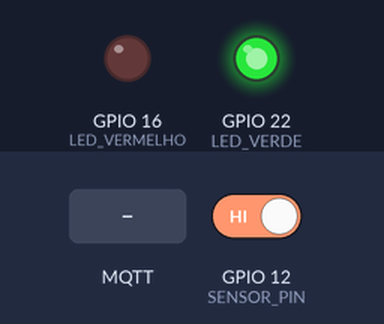
This sketch was run on a simulated ESP32. Parts: output pins drawn as LEDs (lit = HIGH). The inputs (shaded band) are chosen by the test bench; at power-on: GPIO 12 (SENSOR_PIN) HIGH. WiFi joins after 1.5 s; servers stay silent unless stated; random numbers use the default seed unless the sketch sets one; no MQTT or app messages arrive unless stated; what the sketch prints to the serial monitor is not drawn.

Above: at 2.7 s.
2.8 s: GPIO 12 (SENSOR_PIN) driven LOW
At 4.0 s:
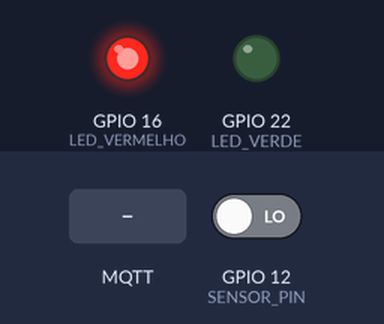
5.8 s: MQTT message "LED_VERMELHO_OFF" arrives on the first subscribed topic
At 7.0 s:
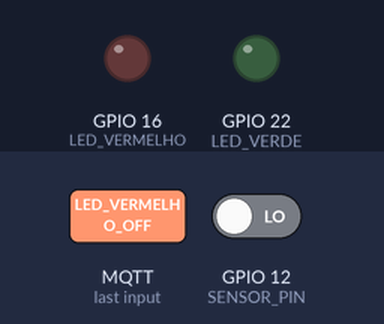
7.3 s: GPIO 12 (SENSOR_PIN) driven HIGH
At 8.3 s:
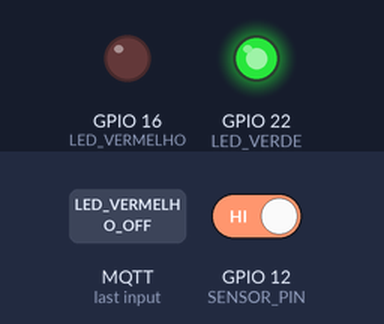
8.8 s: MQTT message "LED_VERMELHO_ON" arrives on the first subscribed topic
At 10.2 s:
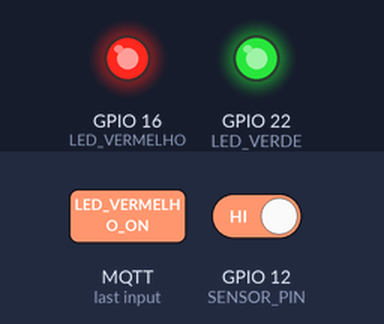
Timing chart, 0 to 11.3 s (numbered marks = the images above; inputs shaded):
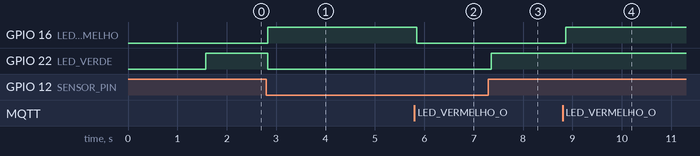

Measured:
- after the input at 2.8 s, GPIO 16 (LED_VERMELHO): LOW → HIGH at once; GPIO 22 (LED_VERDE): HIGH → LOW at once
- after the input at 5.8 s, GPIO 16 (LED_VERMELHO): HIGH → LOW after 0.05 s
- after the input at 7.3 s, GPIO 22 (LED_VERDE): LOW → HIGH after 0.06 s
- after the input at 8.8 s, GPIO 16 (LED_VERMELHO): LOW → HIGH after 0.07 s

The sketch:

estacionamento_iot.ino
```cpp
#include <WiFi.h>
#include <PubSubClient.h>

// Configurações de Rede
const char* ssid = "Wokwi-GUEST";
const char* password = "";

// Configurações do Broker MQTT Público
const char* mqtt_server = "broker.hivemq.com";
const char* topic_publish = "cidade/mobilidade/estacionamento/vaga01";
const char* topic_subscribe = "cidade/mobilidade/estacionamento/vaga01/cmd";

// Pinos dos Periféricos
const int SENSOR_PIN = 12;
const int LED_VERDE = 22;
const int LED_VERMELHO = 16;

WiFiClient espClient;
PubSubClient client(espClient);

int ultimoEstado = -1;
unsigned long tempoInicioOcupado = 0;


void callback(char* topic, byte* payload, unsigned int length) {
  Serial.println("\n--------------------------------------------");
  Serial.print("📥 Mensagem MQTT Recebida no Tópico: ");
  Serial.println(topic);

  String mensagem = "";
  for (int i = 0; i < length; i++) {
    mensagem += (char)payload[i];
  }
  Serial.print("💬 Conteúdo do Comando: ");
  Serial.println(mensagem);

  if (mensagem == "LED_VERMELHO_ON") {
    digitalWrite(LED_VERMELHO, HIGH);
    Serial.println("⚙️ Ação: LED Vermelho ativado via comando remoto MQTT.");
  } else if (mensagem == "LED_VERMELHO_OFF") {
    digitalWrite(LED_VERMELHO, LOW);
    Serial.println("⚙️ Ação: LED Vermelho desativado via comando remoto MQTT.");
  }
  Serial.println("--------------------------------------------\n");
}

void setup_wifi() {
  delay(10);
  Serial.println("\n============================================");
  Serial.print("📡 Inicializando Conexão Wi-Fi: ");
  Serial.println(ssid);
  WiFi.begin(ssid, password);

  while (WiFi.status() != WL_CONNECTED) {
    delay(500);
    Serial.print(".");
  }
  Serial.println("\n✅ Wi-Fi conectado com sucesso!");
  Serial.print("📍 Endereço IP do ESP32: ");
  Serial.println(WiFi.localIP());
  Serial.println("============================================\n");
}

void reconnect() {
  while (!client.connected()) {
    Serial.print("🔄 Tentando estabelecer conexão MQTT com o Broker... ");
    String clientId = "ESP32Client-Vaga01-" + String(random(0, 9999));

    if (client.connect(clientId.c_str())) {
      Serial.println("✅ Conectado!");
      client.subscribe(topic_subscribe);
      Serial.print("📌 Inscrito com sucesso no tópico: ");
      Serial.println(topic_subscribe);
    } else {
      Serial.print("❌ Falhou. Código de erro (rc)=");
      Serial.print(client.state());
      Serial.println(" | Nova tentativa em 5 segundos.");
      delay(5000);
    }
  }
}

void setup() {
  Serial.begin(115200);
  pinMode(SENSOR_PIN, INPUT);
  pinMode(LED_VERDE, OUTPUT);
  pinMode(LED_VERMELHO, OUTPUT);

  setup_wifi();
  client.setServer(mqtt_server, 1883);
  client.setCallback(callback);
}

void loop() {
  if (!client.connected()) {
    reconnect();
  }
  client.loop();

  int estadoAtual = digitalRead(SENSOR_PIN);

  if (estadoAtual != ultimoEstado) {
    unsigned long uptimeSegundos = millis() / 1000;

    if (estadoAtual == HIGH) {
      // ESTADO: Vaga Livre
      digitalWrite(LED_VERDE, HIGH);
      digitalWrite(LED_VERMELHO, LOW);

      unsigned long tempoPermanenciaSegundos = 0;
      if (ultimoEstado == LOW) {
        tempoPermanenciaSegundos = (millis() - tempoInicioOcupado) / 1000;
      }

      String payload = "{\"vaga_id\": 1, \"status\": \"LIVRE\", \"metricas\": {\"permanencia_segundos\": " +
                       String(tempoPermanenciaSegundos) + ", \"uptime_segundos\": " + String(uptimeSegundos) + "}}";

      client.publish(topic_publish, payload.c_str());

      Serial.print("🔹 Status: LIVRE | ⏱️ Permanência: ");
      Serial.print(tempoPermanenciaSegundos);
      Serial.println("s");
    }
    else {
      // ESTADO: Vaga Ocupada
      digitalWrite(LED_VERDE, LOW);
      digitalWrite(LED_VERMELHO, HIGH);

      tempoInicioOcupado = millis();

      String payload = "{\"vaga_id\": 1, \"status\": \"OCUPADA\", \"metricas\": {\"permanencia_segundos\": 0, \"uptime_segundos\": " +
                       String(uptimeSegundos) + "}}";

      client.publish(topic_publish, payload.c_str());

      Serial.println("🔹 Status: OCUPADA | ⏳ Cronômetro iniciado.");
    }
    ultimoEstado = estadoAtual;
  }
  delay(250);
}
```
